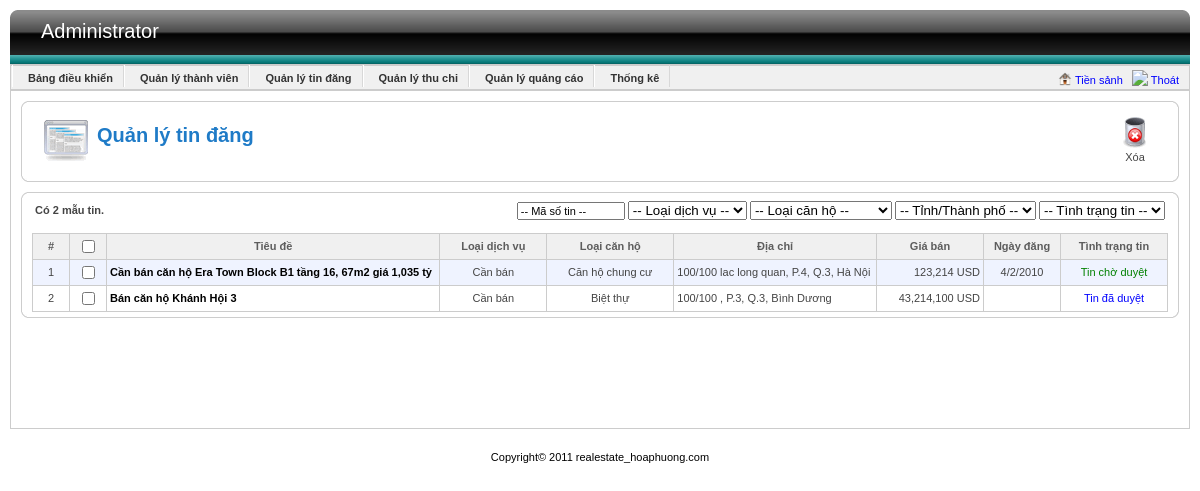
Page /Source/admin/index.php?view=article (signed in) on the earlier database version.
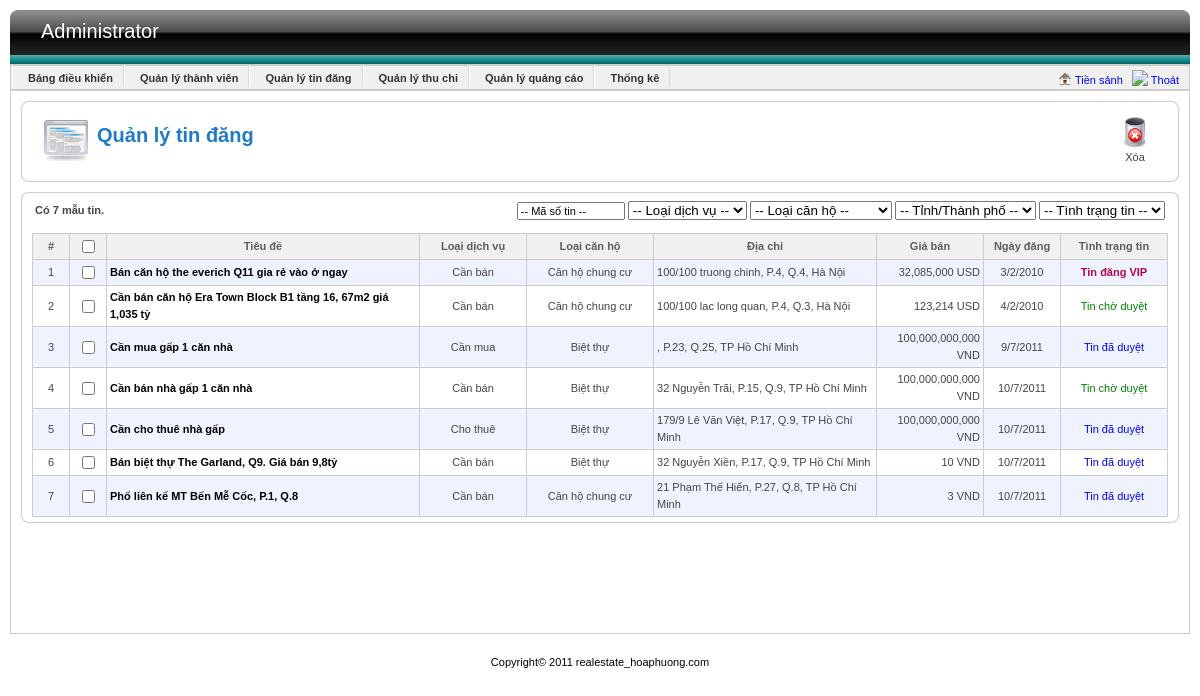
Same page on the later database version.
### tables this page shows
CREATE TABLE IF NOT EXISTS `dichvu` (
  `id` int(11) NOT NULL AUTO_INCREMENT,
  `tieude` text NOT NULL,
  `mota` text,
  `chusohuu` int(11) DEFAULT NULL,
  `phuong` int(11) DEFAULT NULL,
  `quan` int(11) DEFAULT NULL,
  `tinh` int(11) DEFAULT NULL,
  `ngaydang` datetime DEFAULT NULL,
  `ngaycapnhat` datetime DEFAULT NULL,
  `duong` text,
  `rong` float DEFAULT NULL,
  `dai` float DEFAULT NULL,
  `tang` int(11) DEFAULT NULL,
  `sophongngu` int(11) DEFAULT NULL,
  `sophongtam` int(11) DEFAULT NULL,
  `giaban` float DEFAULT NULL,
  `donvitien` int(11) DEFAULT NULL,
  `status` int(11) DEFAULT NULL,
  `thoihantin` int(11) DEFAULT NULL,
  `loainha` int(11) DEFAULT NULL,
  `phaply` int(11) DEFAULT NULL,
  `huongnha` int(11) DEFAULT NULL,
  `khuyenmai` text,
  `loaidv` int(11) DEFAULT NULL,
  `donvidv` int(11) DEFAULT NULL,
  `x` varchar(45) DEFAULT NULL,
  `y` varchar(45) DEFAULT NULL,
  `khanang` int(11) DEFAULT NULL,
  `rank` int(11) DEFAULT NULL,
  `sonha` varchar(20) DEFAULT NULL,
  PRIMARY KEY (`id`),
  KEY `fk_thongtinnhadat_phuong` (`phuong`),
  KEY `fk_thongtinhnhadat_khachhang` (`chusohuu`),
  KEY `fk_thongtinnhaban_loainha` (`loainha`),
  KEY `fk_thongtinhnhaban_phaply` (`phaply`),
  KEY `FK_thongtinnhaban_huongnha` (`huongnha`),
  KEY `fk_thongtinnhaban_quan` (`quan`),
  KEY `fk_thongtinnhaban_tinh` (`tinh`),
  KEY `fk_dichvu_user` (`chusohuu`),
  KEY `fk_dichvu_loaidv` (`loaidv`),
  KEY `fk_dichvu` (`donvitien`),
  KEY `fk_dichvu_huong` (`huongnha`),
  KEY `fk_dichvu_loaicanho` (`loainha`),
  KEY `fk_dichvu_tinh` (`tinh`),
  KEY `fk_dichvu_quan` (`quan`),
  KEY `fk_dichvu_phuong` (`phuong`),
  KEY `fk_dichvu_phaply` (`phaply`),
  KEY `fk_dichvu_donvidv` (`donvidv`),
  KEY `fk_dichvu_khanang` (`khanang`)
);

CREATE TABLE IF NOT EXISTS `loaidichvu` (
  `id` int(11) NOT NULL AUTO_INCREMENT,
  `ten` varchar(45) DEFAULT NULL,
  PRIMARY KEY (`id`)
);

CREATE TABLE IF NOT EXISTS `loainha` (
  `id` int(11) NOT NULL AUTO_INCREMENT,
  `ten` varchar(45) DEFAULT NULL,
  PRIMARY KEY (`id`)
);

CREATE TABLE IF NOT EXISTS `tinh` (
  `id` int(11) NOT NULL AUTO_INCREMENT,
  `ten` varchar(45) DEFAULT NULL,
  PRIMARY KEY (`id`)
);

CREATE TABLE IF NOT EXISTS `donvitien` (
  `id` int(11) NOT NULL AUTO_INCREMENT,
  `ten` varchar(45) DEFAULT NULL,
  `tigia` int(11) DEFAULT NULL,
  PRIMARY KEY (`id`)
);

### Source/DAO/config.php (called while the page is built, shortened)
<?php
   	$databaseName = "qldo";
?>

### Source/DAO/DataProvider.php (called while the page is built, shortened)
<?php
class DataProvider
{
	public static function Query($sql)
	{
		include('config.php');
		if (!($connection = @mysql_connect($hostName,$username,$password)))
			die ("Couldn't connect to database");
		if (!($result = @mysql_query($sql, $connection)))
			showError();
		return $result;
	}
}
?>

### Source/DAO/TinDangDAO.php (called while the page is built, shortened)
<?php
	include_once("DataProvider.php");
	class TinDangDAO
	{
		public static function GetAllTinByType($type)
		{
			$strSQL = "";
			if ($type != -2)
				$strSQL = "	select *
							from dichvu
							where status=$type and status!=-1";
			else
				$strSQL = "	select *
							from dichvu
							where status!=-1";
			$result = DataProvider::Query($strSQL);
			while ($row= mysql_fetch_array ($result,MYSQL_BOTH))
                $return[]=$row;
            return $return;
		}
	}
?>

### Source/BUS/TinDangBUS.php (called while the page is built)
<?php
	include_once (str_replace("//","/",dirname(__FILE__)."/")  . "../DAO/TinDangDAO.php");
	class TinDangBUS
	{
		public static function GetAllTinByType($type)
		{
			return TinDangDAO::GetAllTinByType($type);
		}
	}
?>

### Source/DAO/LoaiDVDAO.php (called while the page is built, shortened)
<?php
	include_once("DataProvider.php");
	class LoaiDVDAO
	{
		public static function GetLoaiDVByID($id)
		{
			$strSQL = "select *
					   from loaidichvu
					   where id='$id'";
            $result = DataProvider::Query($strSQL);
            return mysql_fetch_array($result);
		}
	}
?>

### Source/BUS/LoaiDVBUS.php (called while the page is built)
<?php
	include_once (str_replace("//","/",dirname(__FILE__)."/")  . "../DAO/LoaiDVDAO.php");
	class LoaiDVBUS
	{
		public static function GetLoaiDVByID($id)
		{
			return LoaiDVDAO::GetLoaiDVByID($id);
		}
	}
?>

### Source/DAO/LoaiNhaDAO.php (called while the page is built, shortened)
<?php
	include_once("DataProvider.php");
?>
<?php
	class LoaiNhaDAO
	{
		public static function getById($id)
		{
			$strSQL = "select * from loainha where id='$id'";
				$result = DataProvider::Query($strSQL);
				return mysql_fetch_row ($result,MYSQL_BOTH);
		}
	}
?>

### Source/BUS/LoaiNhaBUS.php (called while the page is built, shortened)
<?php
	include_once (str_replace("//","/",dirname(__FILE__)."/")  . "../DAO/LoaiNhaDAO.php");
?>
<?php
	class LoaiNhaBUS
	{
		public static function getById($id)
		{
			return LoaiNhaDAO::getById($id);
		}
	}
?>

### Source/DAO/TinhDAO.php (called while the page is built, shortened)
<?php
	include_once("DataProvider.php");
?>
<?php
	class TinhDAO
	{
    	public static function getTinhById($id)
        {
            $strSQL = "select *
					from tinh where id=$id";
            $result = DataProvider::Query($strSQL);
            return mysql_fetch_row($result,MYSQL_BOTH);
        }
	}
?>

### Source/BUS/TinhBUS.php (called while the page is built, shortened)
<?php
	include_once (str_replace("//","/",dirname(__FILE__)."/")  . "../DAO/TinhDAO.php");
	class TinhBUS
	{
		public static function getTinhById($tinh)
        {
            return TinhDAO::getTinhById($tinh);
        }
	}
?>

### Source/DAO/DonviTienDAO.php (called while the page is built, shortened)
<?php
	include_once("DataProvider.php");
?>
<?php
class DonviTienDAO{
	public static function selectId($id)
    {
        $strSQL = "select * from donvitien where id='$id'";
         $result = DataProvider::Query($strSQL);
         return mysql_fetch_row($result,MYSQL_BOTH);
    }
}
?>

### Source/BUS/DonviTienBUS.php (called while the page is built, shortened)
<?php
	include_once (str_replace("//","/",dirname(__FILE__)."/")  . "../DAO/DonviTienDAO.php");
class DonViTienBUS
{
    public static function selectId($id)
    {
        return DonviTienDAO::selectId($id);
    }
}
?>

### Source/module/Utils/Utils.php (called while the page is built, shortened)
<?php
class Utils
{
	public static function convertTimeDMY($time)
    {
		if($time != null)
		{
    	$arrDate = explode ("-", $time);
    	$d = (int) $arrDate[2];
    	$m = (int) $arrDate[1];
    	$y = (int) $arrDate[0];
    	$time_out = $d."/".$m."/".$y;
    	return $time_out;
		}
		return null;
    }
}
?>

### Source/admin/module/tindang/listArticle.php (the view, shortened to what the changed rows need)
<?php
	$PATH = str_replace('//','/',dirname(__FILE__).'/');
	include_once($PATH . "../../../BUS/TinDangBUS.php");
	include_once($PATH . "../../../BUS/LoaiDVBUS.php");
	include_once($PATH . "../../../BUS/TinhBUS.php");
	include_once($PATH . "../../../BUS/DonviTienBUS.php");
	include_once($PATH . "../../../module/Utils/Utils.php");
?>
<div id="listItem">
	<div class="mid">
		<form method="post" name="frmListItem" id="frmListItem">
			<table width="100%" border="0" align="center" cellpadding="0" cellspacing="0">
				<tr>
					<td width="30%">
						<?php
							$type = "";
							if (isset($_GET["type"]) && $_GET["type"] != -2)
								$type = $_GET["type"];
							else
								$type = -2;
							$listTinDang = TinDangBUS::GetAllTinByType($type);
							echo "<b>Có ".count($listTinDang)." mẫu tin.</b>";
						?>
					</td>
							<?php
								include("../BUS/LoaiNhaBUS.php");
							?>
				</tr>
			</table>
			<div class="list">
				<table width="100%" border="0" cellspacing="0" cellpadding="0">
					<?php
						for ($i=0;$i<count($listTinDang);$i++)
						{
					?>
					<tr style="background:<?php echo ($i%2==0) ? "#EFF3FF" : "white"; ?>;">
						<td align="center"><?php echo $i+1; ?></td>
						<td align="center"><input type="checkbox" name="cbTinDang" id="cbTinDang" value="<?php echo $listTinDang[$i]["id"]; ?>" onclick="Check_Click(this)"></td>
						<td class="m_name"><?php echo "<a href='index.php?view=article&do=edit&aid=".$listTinDang[$i]["id"]."'>".$listTinDang[$i]["tieude"]."</a>"; ?></td>
						<?php
							$loaidv = LoaiDVBUS::GetLoaiDVByID($listTinDang[$i]["loaidv"]);
							echo "<td align='center'>".$loaidv[1]."</td>";
							$loainha = LoaiNhaBUS::getById($listTinDang[$i]["loainha"]);
							echo "<td align='center'>".$loainha[1]."</td>";
							echo "<td>".$listTinDang[$i]["sonha"]." ".$listTinDang[$i]["duong"].", P.".$listTinDang[$i]["phuong"].", Q.".$listTinDang[$i]["quan"].", ";
							$tinh = TinhBUS::getTinhById($listTinDang[$i]["tinh"]);
							echo $tinh[1]."</td>";
							$donviTien = DonViTienBUS::selectId($listTinDang[$i]["donvitien"]);
							echo "<td align='right'>".number_format($listTinDang[$i]["giaban"])." $donviTien[1]</td>";
							if ($listTinDang[$i]["ngaydang"] != null)
							{
								$date = Utils::convertTimeDMY($listTinDang[$i]["ngaydang"]);
								echo "<td align='center'>".$date."</td>";
							}
							else
								echo "<td></td>";
							switch ($listTinDang[$i]["status"])
							{
								case 0:
									echo "<td align='center' style='color:green;'>Tin chờ duyệt</td>";
									break;
								case 1:
									echo "<td align='center' style='color:blue;'>Tin đã duyệt</td>";
									break;
								case 2:
									echo "<td align='center' style='color:#B20751; font-weight:bold;'>Tin đăng VIP</td>";
									break;
							}
						?>
					</tr>
					<?php
						}
					?>
				</table>
			</div>
		</form>
	</div>
</div>

Differences in the rows shown:
no longer on this page (row edited): dichvu: tieude "Bán căn hộ Khánh Hội 3", loaidv.ten "Cần bán", loainha.ten "Biệt thự", sonha "100/100", phuong "3", quan "3", tinh.ten "Bình Dương", giaban "43,214,100", donvitien.ten "USD", status "Tin đã duyệt"
now on this page (row edited): dichvu: tieude "Bán căn hộ the everich Q11 gia rẻ vào ở ngay", loaidv.ten "Cần bán", loainha.ten "Căn hộ chung cư", sonha "100/100", duong "truong chinh", phuong "4", quan "4", tinh.ten "Hà Nội", giaban "32,085,000", donvitien.ten "USD", ngaydang "3/2/2010", status "Tin đăng VIP"
added dichvu: tieude "Cần mua gấp 1 căn nhà", loaidv.ten "Cần mua", loainha.ten "Biệt thự", phuong "23", quan "25", tinh.ten "TP Hồ Chí Minh", giaban "100,000,000,000", donvitien.ten "VND", ngaydang "9/7/2011", status "Tin đã duyệt"
added dichvu: tieude "Cần bán nhà gấp 1 căn nhà", loaidv.ten "Cần bán", loainha.ten "Biệt thự", sonha "32", duong "Nguyễn Trãi", phuong "15", quan "9", tinh.ten "TP Hồ Chí Minh", giaban "100,000,000,000", donvitien.ten "VND", ngaydang "10/7/2011", status "Tin chờ duyệt"
added dichvu: tieude "Cần cho thuê nhà gấp", loaidv.ten "Cho thuê", loainha.ten "Biệt thự", sonha "179/9", duong "Lê Văn Việt", phuong "17", quan "9", tinh.ten "TP Hồ Chí Minh", giaban "100,000,000,000", donvitien.ten "VND", ngaydang "10/7/2011", status "Tin đã duyệt"
added dichvu: tieude "Bán biệt thự The Garland, Q9. Giá bán 9,8tỷ", loaidv.ten "Cần bán", loainha.ten "Biệt thự", sonha "32", duong "Nguyễn Xiền", phuong "17", quan "9", tinh.ten "TP Hồ Chí Minh", giaban "10", donvitien.ten "VND", ngaydang "10/7/2011", status "Tin đã duyệt"
added dichvu: tieude "Phố liên kế MT Bến Mễ Cốc, P.1, Q.8", loaidv.ten "Cần bán", loainha.ten "Căn hộ chung cư", sonha "21", duong "Phạm Thế Hiển", phuong "27", quan "8", tinh.ten "TP Hồ Chí Minh", giaban "3", donvitien.ten "VND", ngaydang "10/7/2011", status "Tin đã duyệt"
Other differences:
count($listTinDang): "2" → "7"
